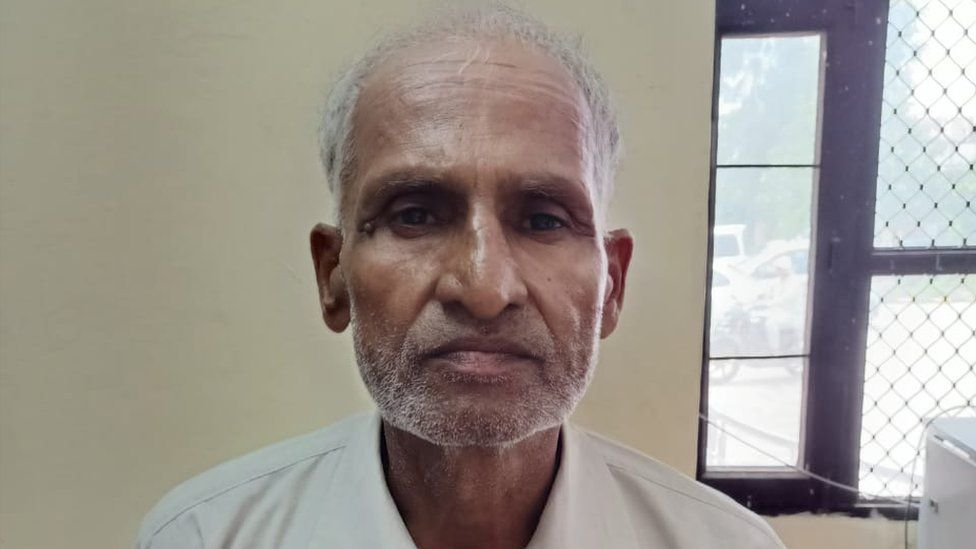
#> input picture images/user.10.png, 976 x 549 px; its folder holds 4 pictures in this run
$ python trainer.py
#> lines starting #> are read from the running program, lines starting #| are printed output that depends on the picture
import cv2,os
import numpy as np
from PIL import Image

recognizer = cv2.face.LBPHFaceRecognizer_create()
path="images"

def getImgID(path):
    #get the path of all the files in the folder
#> called with path = 'images'
    imagePaths=[os.path.join(path,f) for f in os.listdir(path)]
    #create empth face list
    faces=[]
    #create empty ID list
    Ids=[]
    #now looping through all the image paths and loading the Ids and the images
    for imagePath in imagePaths:
        #loading the image and converting it to gray scale
        faceImage=Image.open(imagePath).convert('L')
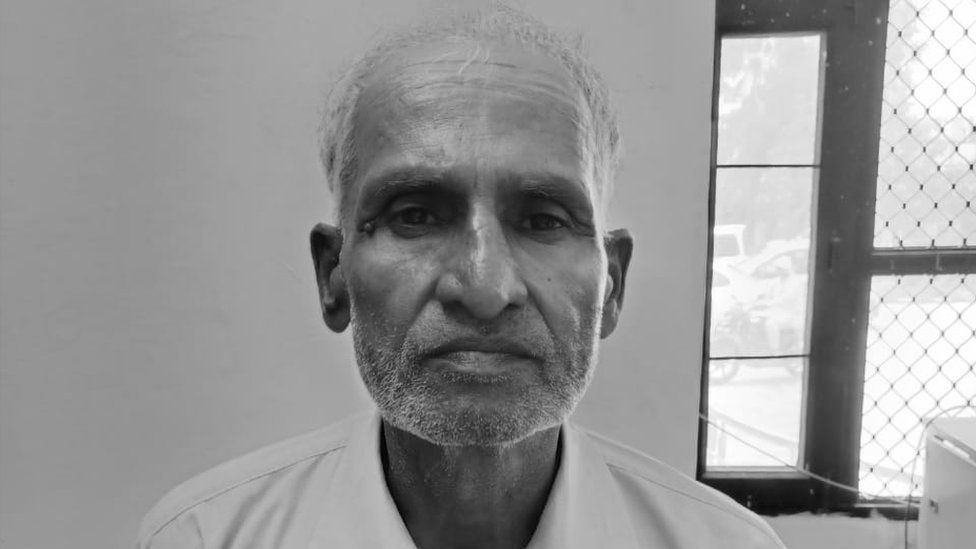
#> faceImage: PIL image 976x549 L; min 0, max 255, mean 150.4
        #Now we are converting the PIL image into numpy array
        faceNp=np.array(faceImage,'uint8')
        #getting the Id from the image
        Id=int(os.path.split(imagePath)[-1].split(".")[1])
        faces.append(faceNp)
        Ids.append(Id)
#> pass 2 of the loop in getImgID, `for imagePath in imagePaths:`:
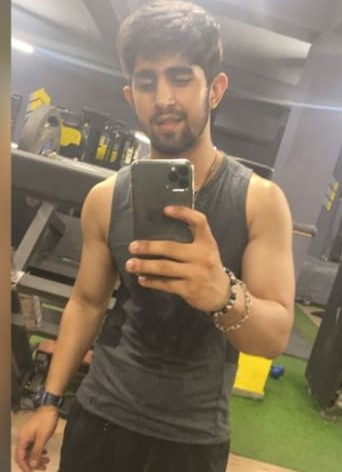
#> input picture images/user.15.png, 342 x 472 px
#> in getImgID, `faceImage=Image.open(imagePath).convert('L')`:
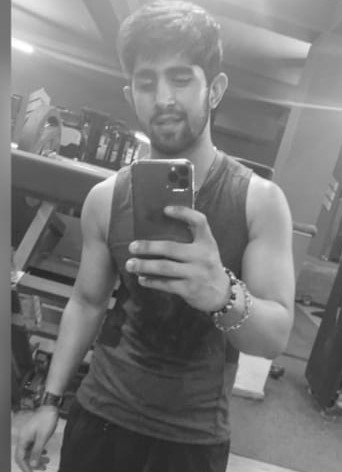
#> faceImage: PIL image 342x472 L; min 32, max 255, mean 120.4
#> pass 3 of the loop in getImgID, `for imagePath in imagePaths:`:
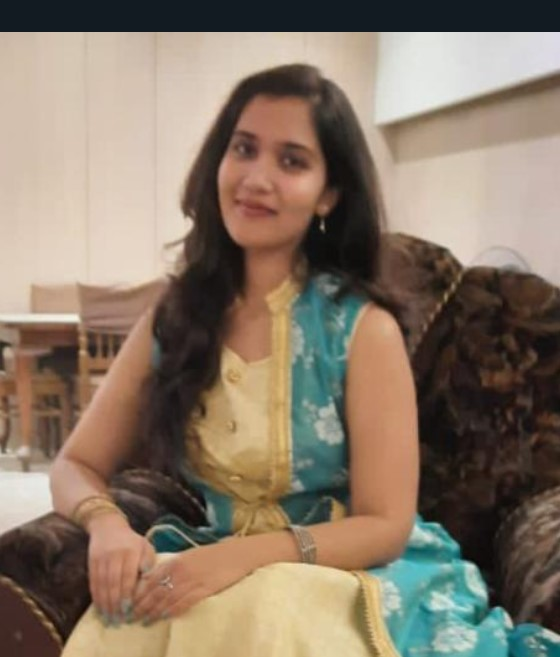
#> input picture images/user.17.png, 560 x 657 px
#> in getImgID, `faceImage=Image.open(imagePath).convert('L')`:
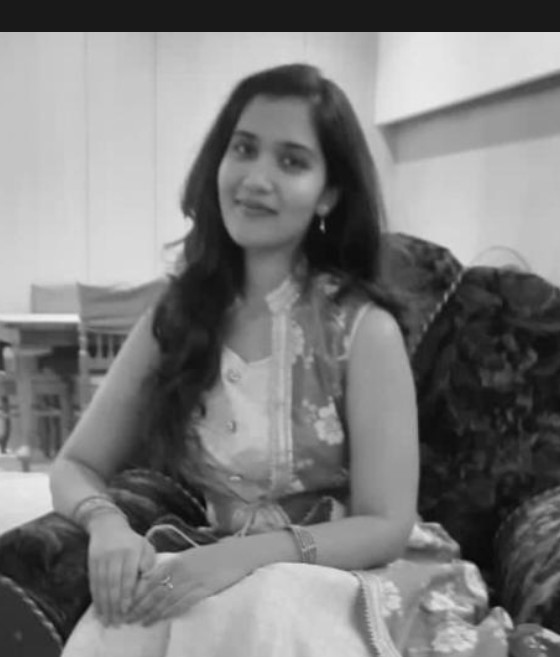
#> faceImage: PIL image 560x657 L; min 6, max 242, mean 123.2
#> the loop made 4 passes; the first 3 are shown
        #cv2.imshow("training",faceNp)
        #cv2.waitKey(10)
        # extract the face from the training image sample
        #faces=detector.detectMultiScale(imageNp)
         #If a face is there then append that in the list as well as Id of it
    return Ids,faces


Ids,faces = getImgID(path)
#print(Ids,faces)
recognizer.train(faces, np.array(Ids))
recognizer.write('recognizer\\training_data.yml')
cv2.destroyAllWindows()
